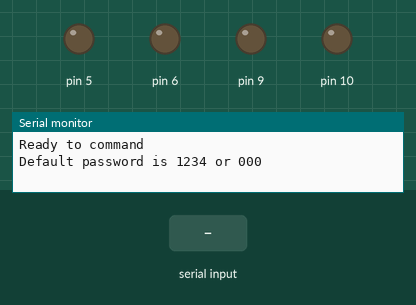
Simulated run of this sketch. Board: Arduino Uno, built with avr-gcc and run on an emulated ATmega328P. Parts: output pins drawn as LEDs (lit = HIGH), the last lines printed to the serial monitor. Inputs (shaded band) come from the test bench.

Above: at 1.2 s.
1.3 s: "u" received over the second serial link
At 2.4 s:
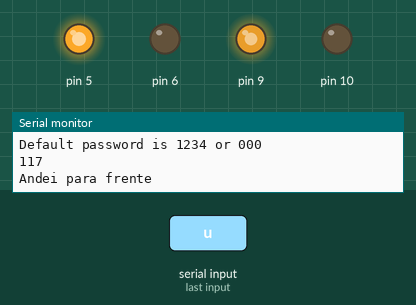
2.8 s: "l" received over the second serial link
At 3.6 s:
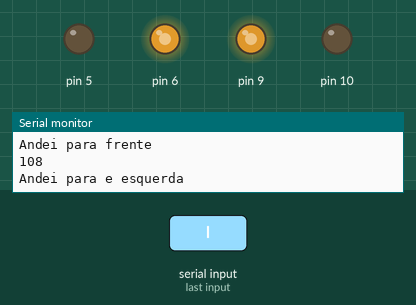
4.3 s: "r" received over the second serial link
At 4.7 s:
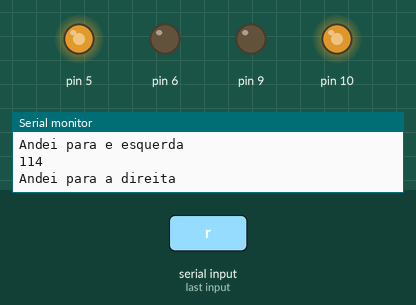
5.8 s: "d" received over the second serial link
At 7.0 s:
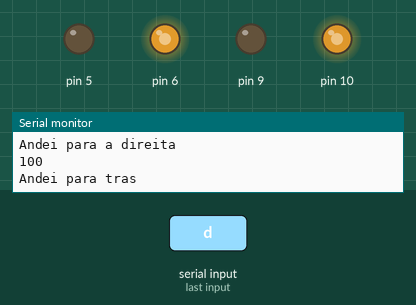
7.3 s: "s" received over the second serial link
At 8.2 s:
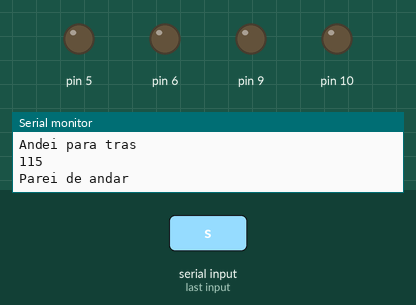
Timing chart, 0 to 9.8 s (numbered marks = the images above; inputs shaded):
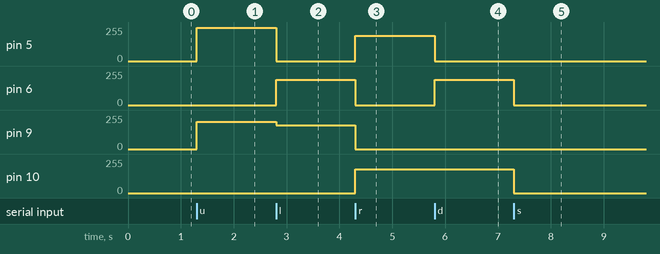

The sketch:

roboMovement.ino
```cpp
#include <SoftwareSerial.h>
SoftwareSerial MyBlue(2, 3);
int flag = 0;

void setup() {
  // put your setup code here, to run once:
  Serial.begin(9600);
  MyBlue.begin(9600);
  Serial.println("Ready to command\nDefault password is 1234 or 000");
}

void loop() {
  // put your main code here, to run repeatedly:
  if (MyBlue.available()) {
    flag = MyBlue.read();
    Serial.println(flag);

    if (flag == 117) {
      Serial.println("Andei para frente");
      analogWrite(5, 250);
      analogWrite(6, 0);
      analogWrite(9, 205);
      analogWrite(10, 0);
    } else if (flag == 108) {
      Serial.println("Andei para e esquerda");
      analogWrite(5, 0);
      analogWrite(6, 190);
      analogWrite(9, 180);
      analogWrite(10, 0);
    } else if (flag == 114) {
      Serial.println("Andei para a direita");
      analogWrite(5, 190);
      analogWrite(6, 0);
      analogWrite(9, 0);
      analogWrite(10, 180);
    } else if (flag == 100) {
      Serial.println("Andei para tras");
      analogWrite(5, 0);
      analogWrite(6, 190);
      analogWrite(9, 0);
      analogWrite(10, 180);
    } else if (flag == 115) {
      Serial.println("Parei de andar");
      analogWrite(5, 0);
      analogWrite(6, 0);
      analogWrite(9, 0);
      analogWrite(10, 0);
    }

  }
}
```

Measured:
- after the input at 1.3 s, pin 5: 0/255 → 250/255 at once; pin 9: 0/255 → 205/255 at once
- after the input at 2.8 s, pin 5: 250/255 → 0/255 at once; pin 6: 0/255 → 190/255 at once; pin 9: 205/255 → 180/255 at once
- after the input at 4.3 s, pin 5: 0/255 → 190/255 at once; pin 6: 190/255 → 0/255 at once; pin 9: 180/255 → 0/255 at once; pin 10: 0/255 → 180/255 at once
- after the input at 5.8 s, pin 5: 190/255 → 0/255 at once; pin 6: 0/255 → 190/255 at once
- after the input at 7.3 s, pin 6: 190/255 → 0/255 at once; pin 10: 180/255 → 0/255 at once
